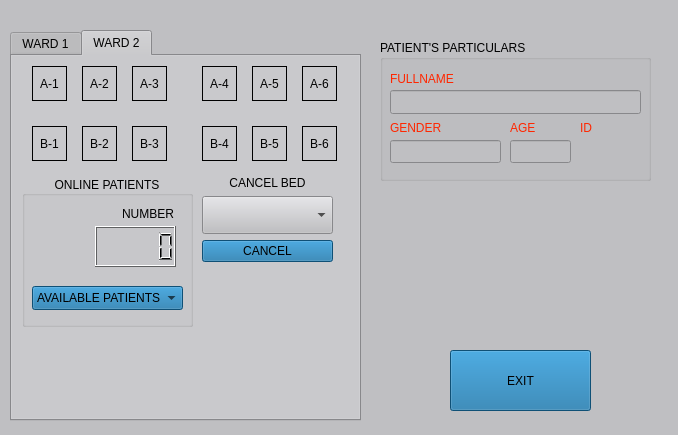
<?xml version="1.0" encoding="UTF-8"?>
<ui version="4.0">
 <class>BedDialog</class>
 <widget class="QDialog" name="BedDialog">
  <property name="windowModality">
   <enum>Qt::WindowModal</enum>
  </property>
  <property name="geometry">
   <rect>
    <x>0</x>
    <y>0</y>
    <width>678</width>
    <height>435</height>
   </rect>
  </property>
  <property name="palette">
   <palette>
    <active>
     <colorrole role="WindowText">
      <brush brushstyle="SolidPattern">
       <color alpha="255">
        <red>0</red>
        <green>0</green>
        <blue>0</blue>
       </color>
      </brush>
     </colorrole>
     <colorrole role="Button">
      <brush brushstyle="SolidPattern">
       <color alpha="255">
        <red>191</red>
        <green>191</green>
        <blue>194</blue>
       </color>
      </brush>
     </colorrole>
     <colorrole role="Light">
      <brush brushstyle="SolidPattern">
       <color alpha="255">
        <red>255</red>
        <green>255</green>
        <blue>255</blue>
       </color>
      </brush>
     </colorrole>
     <colorrole role="Midlight">
      <brush brushstyle="SolidPattern">
       <color alpha="255">
        <red>223</red>
        <green>223</green>
        <blue>224</blue>
       </color>
      </brush>
     </colorrole>
     <colorrole role="Dark">
      <brush brushstyle="SolidPattern">
       <color alpha="255">
        <red>95</red>
        <green>96</green>
        <blue>97</blue>
       </color>
      </brush>
     </colorrole>
     <colorrole role="Mid">
      <brush brushstyle="SolidPattern">
       <color alpha="255">
        <red>127</red>
        <green>128</green>
        <blue>129</blue>
       </color>
      </brush>
     </colorrole>
     <colorrole role="Text">
      <brush brushstyle="SolidPattern">
       <color alpha="255">
        <red>0</red>
        <green>0</green>
        <blue>0</blue>
       </color>
      </brush>
     </colorrole>
     <colorrole role="BrightText">
      <brush brushstyle="SolidPattern">
       <color alpha="255">
        <red>255</red>
        <green>255</green>
        <blue>255</blue>
       </color>
      </brush>
     </colorrole>
     <colorrole role="ButtonText">
      <brush brushstyle="SolidPattern">
       <color alpha="255">
        <red>0</red>
        <green>0</green>
        <blue>0</blue>
       </color>
      </brush>
     </colorrole>
     <colorrole role="Base">
      <brush brushstyle="SolidPattern">
       <color alpha="255">
        <red>255</red>
        <green>255</green>
        <blue>255</blue>
       </color>
      </brush>
     </colorrole>
     <colorrole role="Window">
      <brush brushstyle="SolidPattern">
       <color alpha="255">
        <red>191</red>
        <green>191</green>
        <blue>194</blue>
       </color>
      </brush>
     </colorrole>
     <colorrole role="Shadow">
      <brush brushstyle="SolidPattern">
       <color alpha="255">
        <red>0</red>
        <green>0</green>
        <blue>0</blue>
       </color>
      </brush>
     </colorrole>
     <colorrole role="AlternateBase">
      <brush brushstyle="SolidPattern">
       <color alpha="255">
        <red>223</red>
        <green>223</green>
        <blue>224</blue>
       </color>
      </brush>
     </colorrole>
     <colorrole role="ToolTipBase">
      <brush brushstyle="SolidPattern">
       <color alpha="255">
        <red>255</red>
        <green>255</green>
        <blue>220</blue>
       </color>
      </brush>
     </colorrole>
     <colorrole role="ToolTipText">
      <brush brushstyle="SolidPattern">
       <color alpha="255">
        <red>0</red>
        <green>0</green>
        <blue>0</blue>
       </color>
      </brush>
     </colorrole>
     <colorrole role="PlaceholderText">
      <brush brushstyle="SolidPattern">
       <color alpha="128">
        <red>0</red>
        <green>0</green>
        <blue>0</blue>
       </color>
      </brush>
     </colorrole>
    </active>
    <inactive>
     <colorrole role="WindowText">
      <brush brushstyle="SolidPattern">
       <color alpha="255">
        <red>0</red>
        <green>0</green>
        <blue>0</blue>
       </color>
      </brush>
     </colorrole>
     <colorrole role="Button">
      <brush brushstyle="SolidPattern">
       <color alpha="255">
        <red>191</red>
        <green>191</green>
        <blue>194</blue>
       </color>
      </brush>
     </colorrole>
     <colorrole role="Light">
      <brush brushstyle="SolidPattern">
       <color alpha="255">
        <red>255</red>
        <green>255</green>
        <blue>255</blue>
       </color>
      </brush>
     </colorrole>
     <colorrole role="Midlight">
      <brush brushstyle="SolidPattern">
       <color alpha="255">
        <red>223</red>
        <green>223</green>
        <blue>224</blue>
       </color>
      </brush>
     </colorrole>
     <colorrole role="Dark">
      <brush brushstyle="SolidPattern">
       <color alpha="255">
        <red>95</red>
        <green>96</green>
        <blue>97</blue>
       </color>
      </brush>
     </colorrole>
     <colorrole role="Mid">
      <brush brushstyle="SolidPattern">
       <color alpha="255">
        <red>127</red>
        <green>128</green>
        <blue>129</blue>
       </color>
      </brush>
     </colorrole>
     <colorrole role="Text">
      <brush brushstyle="SolidPattern">
       <color alpha="255">
        <red>0</red>
        <green>0</green>
        <blue>0</blue>
       </color>
      </brush>
     </colorrole>
     <colorrole role="BrightText">
      <brush brushstyle="SolidPattern">
       <color alpha="255">
        <red>255</red>
        <green>255</green>
        <blue>255</blue>
       </color>
      </brush>
     </colorrole>
     <colorrole role="ButtonText">
      <brush brushstyle="SolidPattern">
       <color alpha="255">
        <red>0</red>
        <green>0</green>
        <blue>0</blue>
       </color>
      </brush>
     </colorrole>
     <colorrole role="Base">
      <brush brushstyle="SolidPattern">
       <color alpha="255">
        <red>255</red>
        <green>255</green>
        <blue>255</blue>
       </color>
      </brush>
     </colorrole>
     <colorrole role="Window">
      <brush brushstyle="SolidPattern">
       <color alpha="255">
        <red>191</red>
        <green>191</green>
        <blue>194</blue>
       </color>
      </brush>
     </colorrole>
     <colorrole role="Shadow">
      <brush brushstyle="SolidPattern">
       <color alpha="255">
        <red>0</red>
        <green>0</green>
        <blue>0</blue>
       </color>
      </brush>
     </colorrole>
     <colorrole role="AlternateBase">
      <brush brushstyle="SolidPattern">
       <color alpha="255">
        <red>223</red>
        <green>223</green>
        <blue>224</blue>
       </color>
      </brush>
     </colorrole>
     <colorrole role="ToolTipBase">
      <brush brushstyle="SolidPattern">
       <color alpha="255">
        <red>255</red>
        <green>255</green>
        <blue>220</blue>
       </color>
      </brush>
     </colorrole>
     <colorrole role="ToolTipText">
      <brush brushstyle="SolidPattern">
       <color alpha="255">
        <red>0</red>
        <green>0</green>
        <blue>0</blue>
       </color>
      </brush>
     </colorrole>
     <colorrole role="PlaceholderText">
      <brush brushstyle="SolidPattern">
       <color alpha="128">
        <red>0</red>
        <green>0</green>
        <blue>0</blue>
       </color>
      </brush>
     </colorrole>
    </inactive>
    <disabled>
     <colorrole role="WindowText">
      <brush brushstyle="SolidPattern">
       <color alpha="255">
        <red>95</red>
        <green>96</green>
        <blue>97</blue>
       </color>
      </brush>
     </colorrole>
     <colorrole role="Button">
      <brush brushstyle="SolidPattern">
       <color alpha="255">
        <red>191</red>
        <green>191</green>
        <blue>194</blue>
       </color>
      </brush>
     </colorrole>
     <colorrole role="Light">
      <brush brushstyle="SolidPattern">
       <color alpha="255">
        <red>255</red>
        <green>255</green>
        <blue>255</blue>
       </color>
      </brush>
     </colorrole>
     <colorrole role="Midlight">
      <brush brushstyle="SolidPattern">
       <color alpha="255">
        <red>223</red>
        <green>223</green>
        <blue>224</blue>
       </color>
      </brush>
     </colorrole>
     <colorrole role="Dark">
      <brush brushstyle="SolidPattern">
       <color alpha="255">
        <red>95</red>
        <green>96</green>
        <blue>97</blue>
       </color>
      </brush>
     </colorrole>
     <colorrole role="Mid">
      <brush brushstyle="SolidPattern">
       <color alpha="255">
        <red>127</red>
        <green>128</green>
        <blue>129</blue>
       </color>
      </brush>
     </colorrole>
     <colorrole role="Text">
      <brush brushstyle="SolidPattern">
       <color alpha="255">
        <red>95</red>
        <green>96</green>
        <blue>97</blue>
       </color>
      </brush>
     </colorrole>
     <colorrole role="BrightText">
      <brush brushstyle="SolidPattern">
       <color alpha="255">
        <red>255</red>
        <green>255</green>
        <blue>255</blue>
       </color>
      </brush>
     </colorrole>
     <colorrole role="ButtonText">
      <brush brushstyle="SolidPattern">
       <color alpha="255">
        <red>95</red>
        <green>96</green>
        <blue>97</blue>
       </color>
      </brush>
     </colorrole>
     <colorrole role="Base">
      <brush brushstyle="SolidPattern">
       <color alpha="255">
        <red>191</red>
        <green>191</green>
        <blue>194</blue>
       </color>
      </brush>
     </colorrole>
     <colorrole role="Window">
      <brush brushstyle="SolidPattern">
       <color alpha="255">
        <red>191</red>
        <green>191</green>
        <blue>194</blue>
       </color>
      </brush>
     </colorrole>
     <colorrole role="Shadow">
      <brush brushstyle="SolidPattern">
       <color alpha="255">
        <red>0</red>
        <green>0</green>
        <blue>0</blue>
       </color>
      </brush>
     </colorrole>
     <colorrole role="AlternateBase">
      <brush brushstyle="SolidPattern">
       <color alpha="255">
        <red>191</red>
        <green>191</green>
        <blue>194</blue>
       </color>
      </brush>
     </colorrole>
     <colorrole role="ToolTipBase">
      <brush brushstyle="SolidPattern">
       <color alpha="255">
        <red>255</red>
        <green>255</green>
        <blue>220</blue>
       </color>
      </brush>
     </colorrole>
     <colorrole role="ToolTipText">
      <brush brushstyle="SolidPattern">
       <color alpha="255">
        <red>0</red>
        <green>0</green>
        <blue>0</blue>
       </color>
      </brush>
     </colorrole>
     <colorrole role="PlaceholderText">
      <brush brushstyle="SolidPattern">
       <color alpha="128">
        <red>0</red>
        <green>0</green>
        <blue>0</blue>
       </color>
      </brush>
     </colorrole>
    </disabled>
   </palette>
  </property>
  <property name="windowTitle">
   <string>Dialog</string>
  </property>
  <widget class="QTabWidget" name="tabWidget">
   <property name="enabled">
    <bool>true</bool>
   </property>
   <property name="geometry">
    <rect>
     <x>10</x>
     <y>30</y>
     <width>351</width>
     <height>391</height>
    </rect>
   </property>
   <property name="currentIndex">
    <number>1</number>
   </property>
   <widget class="QWidget" name="WARD2">
    <attribute name="title">
     <string>WARD 1</string>
    </attribute>
    <widget class="QLabel" name="lblA4_1">
     <property name="geometry">
      <rect>
       <x>190</x>
       <y>10</y>
       <width>35</width>
       <height>35</height>
      </rect>
     </property>
     <property name="frameShape">
      <enum>QFrame::Box</enum>
     </property>
     <property name="text">
      <string>A-4</string>
     </property>
     <property name="alignment">
      <set>Qt::AlignCenter</set>
     </property>
    </widget>
    <widget class="QLabel" name="lblA2_1">
     <property name="geometry">
      <rect>
       <x>70</x>
       <y>10</y>
       <width>35</width>
       <height>35</height>
      </rect>
     </property>
     <property name="frameShape">
      <enum>QFrame::Box</enum>
     </property>
     <property name="text">
      <string>A-2</string>
     </property>
     <property name="alignment">
      <set>Qt::AlignCenter</set>
     </property>
    </widget>
    <widget class="QLabel" name="lblA5_1">
     <property name="geometry">
      <rect>
       <x>240</x>
       <y>10</y>
       <width>35</width>
       <height>35</height>
      </rect>
     </property>
     <property name="frameShape">
      <enum>QFrame::Box</enum>
     </property>
     <property name="text">
      <string>A-5</string>
     </property>
     <property name="alignment">
      <set>Qt::AlignCenter</set>
     </property>
    </widget>
    <widget class="QLabel" name="lblB1_1">
     <property name="geometry">
      <rect>
       <x>20</x>
       <y>70</y>
       <width>35</width>
       <height>35</height>
      </rect>
     </property>
     <property name="frameShape">
      <enum>QFrame::Box</enum>
     </property>
     <property name="text">
      <string>B-1</string>
     </property>
     <property name="alignment">
      <set>Qt::AlignCenter</set>
     </property>
    </widget>
    <widget class="QLabel" name="lblA3_1">
     <property name="geometry">
      <rect>
       <x>120</x>
       <y>10</y>
       <width>35</width>
       <height>35</height>
      </rect>
     </property>
     <property name="frameShape">
      <enum>QFrame::Box</enum>
     </property>
     <property name="text">
      <string>A-3</string>
     </property>
     <property name="alignment">
      <set>Qt::AlignCenter</set>
     </property>
    </widget>
    <widget class="QLabel" name="lblB4_1">
     <property name="geometry">
      <rect>
       <x>190</x>
       <y>70</y>
       <width>35</width>
       <height>35</height>
      </rect>
     </property>
     <property name="frameShape">
      <enum>QFrame::Box</enum>
     </property>
     <property name="text">
      <string>B-4</string>
     </property>
     <property name="alignment">
      <set>Qt::AlignCenter</set>
     </property>
    </widget>
    <widget class="QLabel" name="lblB5_1">
     <property name="geometry">
      <rect>
       <x>240</x>
       <y>70</y>
       <width>35</width>
       <height>35</height>
      </rect>
     </property>
     <property name="frameShape">
      <enum>QFrame::Box</enum>
     </property>
     <property name="text">
      <string>B-5</string>
     </property>
     <property name="alignment">
      <set>Qt::AlignCenter</set>
     </property>
    </widget>
    <widget class="QLabel" name="lblA1_1">
     <property name="geometry">
      <rect>
       <x>20</x>
       <y>10</y>
       <width>35</width>
       <height>35</height>
      </rect>
     </property>
     <property name="frameShape">
      <enum>QFrame::Box</enum>
     </property>
     <property name="text">
      <string>A-1</string>
     </property>
     <property name="alignment">
      <set>Qt::AlignCenter</set>
     </property>
    </widget>
    <widget class="QLabel" name="lblB2_1">
     <property name="geometry">
      <rect>
       <x>70</x>
       <y>70</y>
       <width>35</width>
       <height>35</height>
      </rect>
     </property>
     <property name="frameShape">
      <enum>QFrame::Box</enum>
     </property>
     <property name="text">
      <string>B-2</string>
     </property>
     <property name="alignment">
      <set>Qt::AlignCenter</set>
     </property>
    </widget>
    <widget class="QLabel" name="lblA6_1">
     <property name="geometry">
      <rect>
       <x>290</x>
       <y>10</y>
       <width>35</width>
       <height>35</height>
      </rect>
     </property>
     <property name="frameShape">
      <enum>QFrame::Box</enum>
     </property>
     <property name="text">
      <string>A-6</string>
     </property>
     <property name="alignment">
      <set>Qt::AlignCenter</set>
     </property>
    </widget>
    <widget class="QLabel" name="lblB6_1">
     <property name="geometry">
      <rect>
       <x>290</x>
       <y>70</y>
       <width>35</width>
       <height>35</height>
      </rect>
     </property>
     <property name="frameShape">
      <enum>QFrame::Box</enum>
     </property>
     <property name="text">
      <string>B-6</string>
     </property>
     <property name="alignment">
      <set>Qt::AlignCenter</set>
     </property>
    </widget>
    <widget class="QLabel" name="lblB3_1">
     <property name="geometry">
      <rect>
       <x>120</x>
       <y>70</y>
       <width>35</width>
       <height>35</height>
      </rect>
     </property>
     <property name="frameShape">
      <enum>QFrame::Box</enum>
     </property>
     <property name="text">
      <string>B-3</string>
     </property>
     <property name="alignment">
      <set>Qt::AlignCenter</set>
     </property>
    </widget>
    <widget class="QWidget" name="layoutWidget">
     <property name="geometry">
      <rect>
       <x>190</x>
       <y>120</y>
       <width>131</width>
       <height>86</height>
      </rect>
     </property>
     <layout class="QVBoxLayout" name="verticalLayout_cancel">
      <item>
       <widget class="QLabel" name="label_cancelseat">
        <property name="sizePolicy">
         <sizepolicy hsizetype="Preferred" vsizetype="Preferred">
          <horstretch>0</horstretch>
          <verstretch>2</verstretch>
         </sizepolicy>
        </property>
        <property name="baseSize">
         <size>
          <width>2</width>
          <height>0</height>
         </size>
        </property>
        <property name="text">
         <string>CANCEL BED</string>
        </property>
        <property name="alignment">
         <set>Qt::AlignCenter</set>
        </property>
       </widget>
      </item>
      <item>
       <widget class="QComboBox" name="comboBox_cancelseat1">
        <property name="font">
         <font>
          <pointsize>20</pointsize>
         </font>
        </property>
       </widget>
      </item>
      <item>
       <widget class="QPushButton" name="pushButton_cancel1">
        <property name="styleSheet">
         <string notr="true">background:rgb(21, 112, 165)</string>
        </property>
        <property name="text">
         <string>CANCEL</string>
        </property>
       </widget>
      </item>
     </layout>
    </widget>
    <widget class="QLabel" name="label_4">
     <property name="geometry">
      <rect>
       <x>250</x>
       <y>330</y>
       <width>91</width>
       <height>41</height>
      </rect>
     </property>
     <property name="text">
      <string/>
     </property>
     <property name="pixmap">
      <pixmap>:/image/image/infoImage.jpg</pixmap>
     </property>
    </widget>
    <widget class="QGroupBox" name="groupBox_4">
     <property name="geometry">
      <rect>
       <x>10</x>
       <y>120</y>
       <width>171</width>
       <height>151</height>
      </rect>
     </property>
     <property name="title">
      <string>ONLINE PATIENTS</string>
     </property>
     <property name="alignment">
      <set>Qt::AlignCenter</set>
     </property>
     <widget class="QLabel" name="label">
      <property name="geometry">
       <rect>
        <x>10</x>
        <y>30</y>
        <width>61</width>
        <height>61</height>
       </rect>
      </property>
      <property name="text">
       <string/>
      </property>
      <property name="pixmap">
       <pixmap resource="img.qrc">:/img/img/boy.png</pixmap>
      </property>
      <property name="scaledContents">
       <bool>true</bool>
      </property>
     </widget>
     <widget class="QComboBox" name="comboBox_loadpatient">
      <property name="geometry">
       <rect>
        <x>10</x>
        <y>110</y>
        <width>151</width>
        <height>24</height>
       </rect>
      </property>
      <property name="styleSheet">
       <string notr="true">background:rgb(21, 112, 165)</string>
      </property>
      <item>
       <property name="text">
        <string>AVAILABLE PATIENTS</string>
       </property>
      </item>
     </widget>
     <widget class="QLCDNumber" name="lcdNumber_3">
      <property name="geometry">
       <rect>
        <x>73</x>
        <y>50</y>
        <width>81</width>
        <height>41</height>
       </rect>
      </property>
     </widget>
     <widget class="QLabel" name="label_2">
      <property name="geometry">
       <rect>
        <x>100</x>
        <y>30</y>
        <width>59</width>
        <height>16</height>
       </rect>
      </property>
      <property name="text">
       <string>NUMBER</string>
      </property>
     </widget>
    </widget>
   </widget>
   <widget class="QWidget" name="WARD2">
    <attribute name="title">
     <string>WARD 2</string>
    </attribute>
    <widget class="QLabel" name="lblA3_2">
     <property name="geometry">
      <rect>
       <x>120</x>
       <y>10</y>
       <width>35</width>
       <height>35</height>
      </rect>
     </property>
     <property name="frameShape">
      <enum>QFrame::Box</enum>
     </property>
     <property name="text">
      <string>A-3</string>
     </property>
     <property name="alignment">
      <set>Qt::AlignCenter</set>
     </property>
    </widget>
    <widget class="QLabel" name="lblA2_2">
     <property name="geometry">
      <rect>
       <x>70</x>
       <y>10</y>
       <width>35</width>
       <height>35</height>
      </rect>
     </property>
     <property name="frameShape">
      <enum>QFrame::Box</enum>
     </property>
     <property name="text">
      <string>A-2</string>
     </property>
     <property name="alignment">
      <set>Qt::AlignCenter</set>
     </property>
    </widget>
    <widget class="QLabel" name="lblB3_2">
     <property name="geometry">
      <rect>
       <x>120</x>
       <y>70</y>
       <width>35</width>
       <height>35</height>
      </rect>
     </property>
     <property name="frameShape">
      <enum>QFrame::Box</enum>
     </property>
     <property name="text">
      <string>B-3</string>
     </property>
     <property name="alignment">
      <set>Qt::AlignCenter</set>
     </property>
    </widget>
    <widget class="QLabel" name="lblA5_2">
     <property name="geometry">
      <rect>
       <x>240</x>
       <y>10</y>
       <width>35</width>
       <height>35</height>
      </rect>
     </property>
     <property name="frameShape">
      <enum>QFrame::Box</enum>
     </property>
     <property name="text">
      <string>A-5</string>
     </property>
     <property name="alignment">
      <set>Qt::AlignCenter</set>
     </property>
    </widget>
    <widget class="QLabel" name="lblB6_2">
     <property name="geometry">
      <rect>
       <x>290</x>
       <y>70</y>
       <width>35</width>
       <height>35</height>
      </rect>
     </property>
     <property name="frameShape">
      <enum>QFrame::Box</enum>
     </property>
     <property name="text">
      <string>B-6</string>
     </property>
     <property name="alignment">
      <set>Qt::AlignCenter</set>
     </property>
    </widget>
    <widget class="QLabel" name="lblA6_2">
     <property name="geometry">
      <rect>
       <x>290</x>
       <y>10</y>
       <width>35</width>
       <height>35</height>
      </rect>
     </property>
     <property name="frameShape">
      <enum>QFrame::Box</enum>
     </property>
     <property name="text">
      <string>A-6</string>
     </property>
     <property name="alignment">
      <set>Qt::AlignCenter</set>
     </property>
    </widget>
    <widget class="QLabel" name="lblA1_2">
     <property name="geometry">
      <rect>
       <x>20</x>
       <y>10</y>
       <width>35</width>
       <height>35</height>
      </rect>
     </property>
     <property name="frameShape">
      <enum>QFrame::Box</enum>
     </property>
     <property name="text">
      <string>A-1</string>
     </property>
     <property name="alignment">
      <set>Qt::AlignCenter</set>
     </property>
    </widget>
    <widget class="QLabel" name="lblB1_2">
     <property name="geometry">
      <rect>
       <x>20</x>
       <y>70</y>
       <width>35</width>
       <height>35</height>
      </rect>
     </property>
     <property name="frameShape">
      <enum>QFrame::Box</enum>
     </property>
     <property name="text">
      <string>B-1</string>
     </property>
     <property name="alignment">
      <set>Qt::AlignCenter</set>
     </property>
    </widget>
    <widget class="QLabel" name="lblB5_2">
     <property name="geometry">
      <rect>
       <x>240</x>
       <y>70</y>
       <width>35</width>
       <height>35</height>
      </rect>
     </property>
     <property name="frameShape">
      <enum>QFrame::Box</enum>
     </property>
     <property name="text">
      <string>B-5</string>
     </property>
     <property name="alignment">
      <set>Qt::AlignCenter</set>
     </property>
    </widget>
    <widget class="QLabel" name="lblA4_2">
     <property name="geometry">
      <rect>
       <x>190</x>
       <y>10</y>
       <width>35</width>
       <height>35</height>
      </rect>
     </property>
     <property name="frameShape">
      <enum>QFrame::Box</enum>
     </property>
     <property name="text">
      <string>A-4</string>
     </property>
     <property name="alignment">
      <set>Qt::AlignCenter</set>
     </property>
    </widget>
    <widget class="QLabel" name="lblB4_2">
     <property name="geometry">
      <rect>
       <x>190</x>
       <y>70</y>
       <width>35</width>
       <height>35</height>
      </rect>
     </property>
     <property name="frameShape">
      <enum>QFrame::Box</enum>
     </property>
     <property name="text">
      <string>B-4</string>
     </property>
     <property name="alignment">
      <set>Qt::AlignCenter</set>
     </property>
    </widget>
    <widget class="QLabel" name="lblB2_2">
     <property name="geometry">
      <rect>
       <x>70</x>
       <y>70</y>
       <width>35</width>
       <height>35</height>
      </rect>
     </property>
     <property name="frameShape">
      <enum>QFrame::Box</enum>
     </property>
     <property name="text">
      <string>B-2</string>
     </property>
     <property name="alignment">
      <set>Qt::AlignCenter</set>
     </property>
    </widget>
    <widget class="QWidget" name="layoutWidget_2">
     <property name="geometry">
      <rect>
       <x>190</x>
       <y>120</y>
       <width>131</width>
       <height>86</height>
      </rect>
     </property>
     <layout class="QVBoxLayout" name="verticalLayout_cancel_2">
      <item>
       <widget class="QLabel" name="label_cancelseat_2">
        <property name="sizePolicy">
         <sizepolicy hsizetype="Preferred" vsizetype="Preferred">
          <horstretch>0</horstretch>
          <verstretch>2</verstretch>
         </sizepolicy>
        </property>
        <property name="baseSize">
         <size>
          <width>2</width>
          <height>0</height>
         </size>
        </property>
        <property name="text">
         <string>CANCEL BED</string>
        </property>
        <property name="alignment">
         <set>Qt::AlignCenter</set>
        </property>
       </widget>
      </item>
      <item>
       <widget class="QComboBox" name="comboBox_cancelseat2">
        <property name="font">
         <font>
          <pointsize>20</pointsize>
         </font>
        </property>
       </widget>
      </item>
      <item>
       <widget class="QPushButton" name="pushButton_cancel2">
        <property name="styleSheet">
         <string notr="true">background:rgb(21, 112, 165)</string>
        </property>
        <property name="text">
         <string>CANCEL</string>
        </property>
       </widget>
      </item>
     </layout>
    </widget>
    <widget class="QLabel" name="label_5">
     <property name="geometry">
      <rect>
       <x>250</x>
       <y>330</y>
       <width>91</width>
       <height>41</height>
      </rect>
     </property>
     <property name="text">
      <string/>
     </property>
     <property name="pixmap">
      <pixmap>:/image/image/infoImage.jpg</pixmap>
     </property>
    </widget>
    <widget class="QGroupBox" name="groupBox_5">
     <property name="geometry">
      <rect>
       <x>10</x>
       <y>120</y>
       <width>171</width>
       <height>151</height>
      </rect>
     </property>
     <property name="title">
      <string>ONLINE PATIENTS</string>
     </property>
     <property name="alignment">
      <set>Qt::AlignCenter</set>
     </property>
     <widget class="QLabel" name="label_3">
      <property name="geometry">
       <rect>
        <x>10</x>
        <y>30</y>
        <width>61</width>
        <height>61</height>
       </rect>
      </property>
      <property name="text">
       <string/>
      </property>
      <property name="pixmap">
       <pixmap resource="img.qrc">:/img/img/boy.png</pixmap>
      </property>
      <property name="scaledContents">
       <bool>true</bool>
      </property>
     </widget>
     <widget class="QComboBox" name="comboBox_loadpatient_2">
      <property name="geometry">
       <rect>
        <x>10</x>
        <y>110</y>
        <width>151</width>
        <height>24</height>
       </rect>
      </property>
      <property name="styleSheet">
       <string notr="true">background:rgb(21, 112, 165)</string>
      </property>
      <item>
       <property name="text">
        <string>AVAILABLE PATIENTS</string>
       </property>
      </item>
     </widget>
     <widget class="QLCDNumber" name="lcdNumber_4">
      <property name="geometry">
       <rect>
        <x>73</x>
        <y>50</y>
        <width>81</width>
        <height>41</height>
       </rect>
      </property>
     </widget>
     <widget class="QLabel" name="label_6">
      <property name="geometry">
       <rect>
        <x>100</x>
        <y>30</y>
        <width>59</width>
        <height>16</height>
       </rect>
      </property>
      <property name="text">
       <string>NUMBER</string>
      </property>
     </widget>
    </widget>
   </widget>
  </widget>
  <widget class="QGroupBox" name="groupBox">
   <property name="geometry">
    <rect>
     <x>380</x>
     <y>40</y>
     <width>271</width>
     <height>141</height>
    </rect>
   </property>
   <property name="title">
    <string>PATIENT'S PARTICULARS</string>
   </property>
   <widget class="QLabel" name="label_fullname">
    <property name="geometry">
     <rect>
      <x>10</x>
      <y>31</y>
      <width>73</width>
      <height>16</height>
     </rect>
    </property>
    <property name="text">
     <string>&lt;html&gt;&lt;head/&gt;&lt;body&gt;&lt;p&gt;&lt;span style=&quot; color:#ff2600;&quot;&gt;FULLNAME&lt;/span&gt;&lt;/p&gt;&lt;/body&gt;&lt;/html&gt;</string>
    </property>
   </widget>
   <widget class="QLineEdit" name="fullname">
    <property name="enabled">
     <bool>false</bool>
    </property>
    <property name="geometry">
     <rect>
      <x>10</x>
      <y>50</y>
      <width>251</width>
      <height>24</height>
     </rect>
    </property>
    <property name="readOnly">
     <bool>true</bool>
    </property>
   </widget>
   <widget class="QLabel" name="label_gender">
    <property name="geometry">
     <rect>
      <x>10</x>
      <y>80</y>
      <width>61</width>
      <height>16</height>
     </rect>
    </property>
    <property name="text">
     <string>&lt;html&gt;&lt;head/&gt;&lt;body&gt;&lt;p&gt;&lt;span style=&quot; color:#ff2600;&quot;&gt;GENDER&lt;/span&gt;&lt;/p&gt;&lt;/body&gt;&lt;/html&gt;</string>
    </property>
   </widget>
   <widget class="QLabel" name="label_age">
    <property name="geometry">
     <rect>
      <x>130</x>
      <y>80</y>
      <width>25</width>
      <height>16</height>
     </rect>
    </property>
    <property name="text">
     <string>&lt;html&gt;&lt;head/&gt;&lt;body&gt;&lt;p&gt;&lt;span style=&quot; color:#ff2600;&quot;&gt;AGE&lt;/span&gt;&lt;/p&gt;&lt;/body&gt;&lt;/html&gt;</string>
    </property>
   </widget>
   <widget class="QLineEdit" name="gender">
    <property name="enabled">
     <bool>false</bool>
    </property>
    <property name="geometry">
     <rect>
      <x>10</x>
      <y>100</y>
      <width>111</width>
      <height>23</height>
     </rect>
    </property>
    <property name="readOnly">
     <bool>true</bool>
    </property>
   </widget>
   <widget class="QLineEdit" name="age">
    <property name="enabled">
     <bool>false</bool>
    </property>
    <property name="geometry">
     <rect>
      <x>130</x>
      <y>100</y>
      <width>61</width>
      <height>23</height>
     </rect>
    </property>
    <property name="readOnly">
     <bool>true</bool>
    </property>
   </widget>
   <widget class="QLabel" name="label_id">
    <property name="geometry">
     <rect>
      <x>200</x>
      <y>80</y>
      <width>59</width>
      <height>16</height>
     </rect>
    </property>
    <property name="text">
     <string>&lt;html&gt;&lt;head/&gt;&lt;body&gt;&lt;p&gt;&lt;span style=&quot; color:#ff2600;&quot;&gt;ID&lt;/span&gt;&lt;/p&gt;&lt;/body&gt;&lt;/html&gt;</string>
    </property>
   </widget>
   <widget class="QLabel" name="id">
    <property name="enabled">
     <bool>false</bool>
    </property>
    <property name="geometry">
     <rect>
      <x>200</x>
      <y>100</y>
      <width>59</width>
      <height>21</height>
     </rect>
    </property>
    <property name="styleSheet">
     <string notr="true">background-image: url(:/img/img/registration/images/qrcode.png);</string>
    </property>
    <property name="text">
     <string/>
    </property>
   </widget>
  </widget>
  <widget class="QPushButton" name="exit">
   <property name="geometry">
    <rect>
     <x>450</x>
     <y>350</y>
     <width>141</width>
     <height>61</height>
    </rect>
   </property>
   <property name="styleSheet">
    <string notr="true">background:rgb(21, 112, 165)</string>
   </property>
   <property name="text">
    <string>EXIT</string>
   </property>
   <property name="icon">
    <iconset resource="img.qrc">
     <normaloff>:/img/img/cancel.png</normaloff>:/img/img/cancel.png</iconset>
   </property>
  </widget>
 </widget>
 <resources>
  <include location="img.qrc"/>
 </resources>
 <connections/>
</ui>
